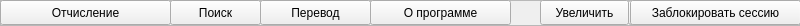
   <widget class="QFrame" name="frame">
    <property name="geometry">
     <rect>
      <x>0</x>
      <y>0</y>
      <width>800</width>
      <height>26</height>
     </rect>
    </property>
    <property name="autoFillBackground">
     <bool>false</bool>
    </property>
    <property name="frameShape">
     <enum>QFrame::StyledPanel</enum>
    </property>
    <property name="frameShadow">
     <enum>QFrame::Raised</enum>
    </property>
    <widget class="QPushButton" name="pushButton">
     <property name="geometry">
      <rect>
       <x>0</x>
       <y>0</y>
       <width>171</width>
       <height>25</height>
      </rect>
     </property>
     <property name="cursor">
      <cursorShape>PointingHandCursor</cursorShape>
     </property>
     <property name="text">
      <string>Отчисление</string>
     </property>
    </widget>
    <widget class="QPushButton" name="pushButton_2">
     <property name="geometry">
      <rect>
       <x>170</x>
       <y>0</y>
       <width>91</width>
       <height>25</height>
      </rect>
     </property>
     <property name="cursor">
      <cursorShape>PointingHandCursor</cursorShape>
     </property>
     <property name="text">
      <string>Поиск</string>
     </property>
    </widget>
    <widget class="QPushButton" name="pushButton_4">
     <property name="geometry">
      <rect>
       <x>260</x>
       <y>0</y>
       <width>111</width>
       <height>25</height>
      </rect>
     </property>
     <property name="cursor">
      <cursorShape>PointingHandCursor</cursorShape>
     </property>
     <property name="text">
      <string>Перевод</string>
     </property>
    </widget>
    <widget class="QPushButton" name="pushButton_5">
     <property name="geometry">
      <rect>
       <x>370</x>
       <y>0</y>
       <width>141</width>
       <height>25</height>
      </rect>
     </property>
     <property name="cursor">
      <cursorShape>PointingHandCursor</cursorShape>
     </property>
     <property name="text">
      <string>О программе</string>
     </property>
    </widget>
    <widget class="QPushButton" name="pushButton_3">
     <property name="geometry">
      <rect>
       <x>628</x>
       <y>0</y>
       <width>171</width>
       <height>25</height>
      </rect>
     </property>
     <property name="cursor">
      <cursorShape>PointingHandCursor</cursorShape>
     </property>
     <property name="text">
      <string>Заблокировать сессию</string>
     </property>
    </widget>
    <widget class="QPushButton" name="pushButton_6">
     <property name="geometry">
      <rect>
       <x>630</x>
       <y>0</y>
       <width>171</width>
       <height>25</height>
      </rect>
     </property>
     <property name="cursor">
      <cursorShape>PointingHandCursor</cursorShape>
     </property>
     <property name="text">
      <string>Заблокировать сессию</string>
     </property>
    </widget>
    <widget class="QPushButton" name="pushButton_11">
     <property name="geometry">
      <rect>
       <x>540</x>
       <y>0</y>
       <width>89</width>
       <height>25</height>
      </rect>
     </property>
     <property name="cursor">
      <cursorShape>PointingHandCursor</cursorShape>
     </property>
     <property name="text">
      <string>Увеличить</string>
     </property>
    </widget>
   </widget>
